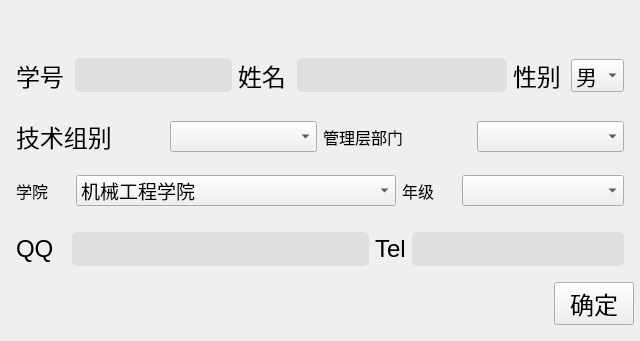
<?xml version="1.0" encoding="UTF-8"?>
<ui version="4.0">
 <class>AddMemberForm</class>
 <widget class="QWidget" name="AddMemberForm">
  <property name="windowModality">
   <enum>Qt::ApplicationModal</enum>
  </property>
  <property name="geometry">
   <rect>
    <x>0</x>
    <y>0</y>
    <width>640</width>
    <height>341</height>
   </rect>
  </property>
  <property name="sizePolicy">
   <sizepolicy hsizetype="Ignored" vsizetype="Ignored">
    <horstretch>0</horstretch>
    <verstretch>10</verstretch>
   </sizepolicy>
  </property>
  <property name="font">
   <font>
    <pointsize>12</pointsize>
   </font>
  </property>
  <property name="windowTitle">
   <string>Form</string>
  </property>
  <property name="styleSheet">
   <string notr="true">QLineEdit{
	border-radius:5px;
	font: 18pt &quot;Microsoft YaHei UI&quot;;
	background-color:rgba(200, 200, 200, 40%);
	padding:2px;
}
QLabel{
	font: 18pt &quot;Microsoft YaHei UI&quot;;
}</string>
  </property>
  <layout class="QVBoxLayout" name="verticalLayout">
   <property name="leftMargin">
    <number>6</number>
   </property>
   <property name="topMargin">
    <number>6</number>
   </property>
   <property name="rightMargin">
    <number>6</number>
   </property>
   <property name="bottomMargin">
    <number>6</number>
   </property>
   <item>
    <layout class="QHBoxLayout" name="horizontalLayout">
     <property name="topMargin">
      <number>0</number>
     </property>
     <item>
      <spacer name="horizontalSpacer">
       <property name="orientation">
        <enum>Qt::Horizontal</enum>
       </property>
       <property name="sizeHint" stdset="0">
        <size>
         <width>459</width>
         <height>20</height>
        </size>
       </property>
      </spacer>
     </item>
     <item>
      <widget class="QPushButton" name="hideButton">
       <property name="sizePolicy">
        <sizepolicy hsizetype="Expanding" vsizetype="Expanding">
         <horstretch>0</horstretch>
         <verstretch>0</verstretch>
        </sizepolicy>
       </property>
       <property name="text">
        <string/>
       </property>
       <property name="icon">
        <iconset>
         <normaloff>:/zoom.png</normaloff>:/zoom.png</iconset>
       </property>
       <property name="iconSize">
        <size>
         <width>25</width>
         <height>25</height>
        </size>
       </property>
       <property name="flat">
        <bool>true</bool>
       </property>
      </widget>
     </item>
     <item>
      <spacer name="horizontalSpacer_2">
       <property name="orientation">
        <enum>Qt::Horizontal</enum>
       </property>
       <property name="sizeType">
        <enum>QSizePolicy::Fixed</enum>
       </property>
       <property name="sizeHint" stdset="0">
        <size>
         <width>15</width>
         <height>20</height>
        </size>
       </property>
      </spacer>
     </item>
     <item>
      <widget class="QPushButton" name="closeButton">
       <property name="sizePolicy">
        <sizepolicy hsizetype="Expanding" vsizetype="Expanding">
         <horstretch>0</horstretch>
         <verstretch>0</verstretch>
        </sizepolicy>
       </property>
       <property name="font">
        <font>
         <pointsize>11</pointsize>
        </font>
       </property>
       <property name="text">
        <string/>
       </property>
       <property name="icon">
        <iconset>
         <normaloff>:/close.png</normaloff>:/close.png</iconset>
       </property>
       <property name="iconSize">
        <size>
         <width>25</width>
         <height>25</height>
        </size>
       </property>
       <property name="flat">
        <bool>true</bool>
       </property>
      </widget>
     </item>
     <item>
      <spacer name="horizontalSpacer_3">
       <property name="orientation">
        <enum>Qt::Horizontal</enum>
       </property>
       <property name="sizeType">
        <enum>QSizePolicy::Fixed</enum>
       </property>
       <property name="sizeHint" stdset="0">
        <size>
         <width>13</width>
         <height>20</height>
        </size>
       </property>
      </spacer>
     </item>
    </layout>
   </item>
   <item>
    <layout class="QHBoxLayout" name="horizontalLayout_3" stretch="1,3,1,4,1,1">
     <property name="leftMargin">
      <number>10</number>
     </property>
     <property name="topMargin">
      <number>10</number>
     </property>
     <property name="rightMargin">
      <number>10</number>
     </property>
     <property name="bottomMargin">
      <number>10</number>
     </property>
     <item>
      <widget class="QLabel" name="label_2">
       <property name="font">
        <font>
         <family>Microsoft YaHei UI</family>
         <pointsize>18</pointsize>
         <italic>false</italic>
         <bold>false</bold>
        </font>
       </property>
       <property name="text">
        <string>学号</string>
       </property>
      </widget>
     </item>
     <item>
      <widget class="QLineEdit" name="IDLineEdit">
       <property name="font">
        <font>
         <family>Microsoft YaHei UI</family>
         <pointsize>18</pointsize>
         <italic>false</italic>
         <bold>false</bold>
        </font>
       </property>
       <property name="text">
        <string/>
       </property>
      </widget>
     </item>
     <item>
      <widget class="QLabel" name="label">
       <property name="font">
        <font>
         <family>Microsoft YaHei UI</family>
         <pointsize>18</pointsize>
         <italic>false</italic>
         <bold>false</bold>
        </font>
       </property>
       <property name="text">
        <string>姓名</string>
       </property>
      </widget>
     </item>
     <item>
      <widget class="QLineEdit" name="NameLineEdit">
       <property name="font">
        <font>
         <family>Microsoft YaHei UI</family>
         <pointsize>18</pointsize>
         <italic>false</italic>
         <bold>false</bold>
        </font>
       </property>
      </widget>
     </item>
     <item>
      <widget class="QLabel" name="label_5">
       <property name="font">
        <font>
         <family>Microsoft YaHei UI</family>
         <pointsize>18</pointsize>
         <italic>false</italic>
         <bold>false</bold>
        </font>
       </property>
       <property name="text">
        <string>性别</string>
       </property>
      </widget>
     </item>
     <item>
      <widget class="QComboBox" name="sexComboBox">
       <property name="font">
        <font>
         <pointsize>16</pointsize>
        </font>
       </property>
       <item>
        <property name="text">
         <string>男</string>
        </property>
       </item>
       <item>
        <property name="text">
         <string>女</string>
        </property>
       </item>
      </widget>
     </item>
    </layout>
   </item>
   <item>
    <layout class="QHBoxLayout" name="horizontalLayout_5">
     <property name="leftMargin">
      <number>10</number>
     </property>
     <property name="topMargin">
      <number>10</number>
     </property>
     <property name="rightMargin">
      <number>10</number>
     </property>
     <property name="bottomMargin">
      <number>10</number>
     </property>
     <item>
      <widget class="QLabel" name="label_7">
       <property name="font">
        <font>
         <family>Microsoft YaHei UI</family>
         <pointsize>18</pointsize>
         <italic>false</italic>
         <bold>false</bold>
        </font>
       </property>
       <property name="text">
        <string>技术组别</string>
       </property>
      </widget>
     </item>
     <item>
      <widget class="QComboBox" name="techGroupComboBox">
       <property name="font">
        <font>
         <pointsize>14</pointsize>
        </font>
       </property>
      </widget>
     </item>
     <item>
      <widget class="QLabel" name="label_8">
       <property name="text">
        <string>管理层部门</string>
       </property>
      </widget>
     </item>
     <item>
      <widget class="QComboBox" name="adminGroupComboBox">
       <property name="font">
        <font>
         <pointsize>14</pointsize>
        </font>
       </property>
      </widget>
     </item>
    </layout>
   </item>
   <item>
    <layout class="QHBoxLayout" name="horizontalLayout_4" stretch="1,3,1,3">
     <property name="leftMargin">
      <number>10</number>
     </property>
     <property name="topMargin">
      <number>5</number>
     </property>
     <property name="rightMargin">
      <number>10</number>
     </property>
     <property name="bottomMargin">
      <number>10</number>
     </property>
     <item>
      <widget class="QLabel" name="label_3">
       <property name="text">
        <string>学院</string>
       </property>
      </widget>
     </item>
     <item>
      <widget class="QComboBox" name="schoolComboBox">
       <property name="font">
        <font>
         <pointsize>14</pointsize>
        </font>
       </property>
       <item>
        <property name="text">
         <string>机械工程学院</string>
        </property>
       </item>
       <item>
        <property name="text">
         <string>化学与化工学院</string>
        </property>
       </item>
       <item>
        <property name="text">
         <string>电子工程与光电技术学院</string>
        </property>
       </item>
       <item>
        <property name="text">
         <string>计算机科学与工程/人工智能学院</string>
        </property>
       </item>
       <item>
        <property name="text">
         <string>经济管理学院</string>
        </property>
       </item>
       <item>
        <property name="text">
         <string>能源与动力学院</string>
        </property>
       </item>
       <item>
        <property name="text">
         <string>自动化学院</string>
        </property>
       </item>
       <item>
        <property name="text">
         <string>理学院</string>
        </property>
       </item>
       <item>
        <property name="text">
         <string>外国语学院</string>
        </property>
       </item>
       <item>
        <property name="text">
         <string>公共事务学院</string>
        </property>
       </item>
       <item>
        <property name="text">
         <string>马克思主义学院</string>
        </property>
       </item>
       <item>
        <property name="text">
         <string>材料科学与工程学院/格莱特研究院</string>
        </property>
       </item>
       <item>
        <property name="text">
         <string>环境与生物工程学院</string>
        </property>
       </item>
       <item>
        <property name="text">
         <string>设计艺术与传媒学院</string>
        </property>
       </item>
       <item>
        <property name="text">
         <string>知识产权学院</string>
        </property>
       </item>
       <item>
        <property name="text">
         <string>钱学森学院</string>
        </property>
       </item>
       <item>
        <property name="text">
         <string>中法工程师学院</string>
        </property>
       </item>
       <item>
        <property name="text">
         <string/>
        </property>
       </item>
      </widget>
     </item>
     <item>
      <widget class="QLabel" name="label_9">
       <property name="text">
        <string>年级</string>
       </property>
      </widget>
     </item>
     <item>
      <widget class="QComboBox" name="gradeComboBox">
       <property name="font">
        <font>
         <pointsize>14</pointsize>
        </font>
       </property>
      </widget>
     </item>
    </layout>
   </item>
   <item>
    <layout class="QHBoxLayout" name="horizontalLayout_2" stretch="1,6,0,0">
     <property name="leftMargin">
      <number>10</number>
     </property>
     <property name="topMargin">
      <number>10</number>
     </property>
     <property name="rightMargin">
      <number>10</number>
     </property>
     <property name="bottomMargin">
      <number>10</number>
     </property>
     <item>
      <widget class="QLabel" name="label_4">
       <property name="font">
        <font>
         <family>Microsoft YaHei UI</family>
         <pointsize>18</pointsize>
         <italic>false</italic>
         <bold>false</bold>
        </font>
       </property>
       <property name="text">
        <string>QQ</string>
       </property>
      </widget>
     </item>
     <item>
      <widget class="QLineEdit" name="QQLineEdit">
       <property name="font">
        <font>
         <family>Microsoft YaHei UI</family>
         <pointsize>18</pointsize>
         <italic>false</italic>
         <bold>false</bold>
        </font>
       </property>
       <property name="text">
        <string/>
       </property>
      </widget>
     </item>
     <item>
      <widget class="QLabel" name="label_6">
       <property name="font">
        <font>
         <family>Microsoft YaHei UI</family>
         <pointsize>18</pointsize>
         <italic>false</italic>
         <bold>false</bold>
        </font>
       </property>
       <property name="text">
        <string>Tel</string>
       </property>
      </widget>
     </item>
     <item>
      <widget class="QLineEdit" name="TelLineEdit">
       <property name="font">
        <font>
         <family>Microsoft YaHei UI</family>
         <pointsize>18</pointsize>
         <italic>false</italic>
         <bold>false</bold>
        </font>
       </property>
       <property name="text">
        <string/>
       </property>
      </widget>
     </item>
    </layout>
   </item>
   <item>
    <layout class="QHBoxLayout" name="horizontalLayout_6">
     <property name="topMargin">
      <number>0</number>
     </property>
     <property name="bottomMargin">
      <number>10</number>
     </property>
     <item>
      <spacer name="horizontalSpacer_4">
       <property name="orientation">
        <enum>Qt::Horizontal</enum>
       </property>
       <property name="sizeHint" stdset="0">
        <size>
         <width>40</width>
         <height>20</height>
        </size>
       </property>
      </spacer>
     </item>
     <item>
      <widget class="QPushButton" name="confirmButton">
       <property name="font">
        <font>
         <pointsize>18</pointsize>
        </font>
       </property>
       <property name="text">
        <string>确定</string>
       </property>
      </widget>
     </item>
    </layout>
   </item>
  </layout>
 </widget>
 <resources/>
 <connections>
  <connection>
   <sender>closeButton</sender>
   <signal>clicked()</signal>
   <receiver>AddMemberForm</receiver>
   <slot>close()</slot>
   <hints>
    <hint type="sourcelabel">
     <x>435</x>
     <y>33</y>
    </hint>
    <hint type="destinationlabel">
     <x>239</x>
     <y>159</y>
    </hint>
   </hints>
  </connection>
  <connection>
   <sender>hideButton</sender>
   <signal>clicked()</signal>
   <receiver>AddMemberForm</receiver>
   <slot>showMinimized()</slot>
   <hints>
    <hint type="sourcelabel">
     <x>371</x>
     <y>33</y>
    </hint>
    <hint type="destinationlabel">
     <x>239</x>
     <y>159</y>
    </hint>
   </hints>
  </connection>
 </connections>
</ui>
